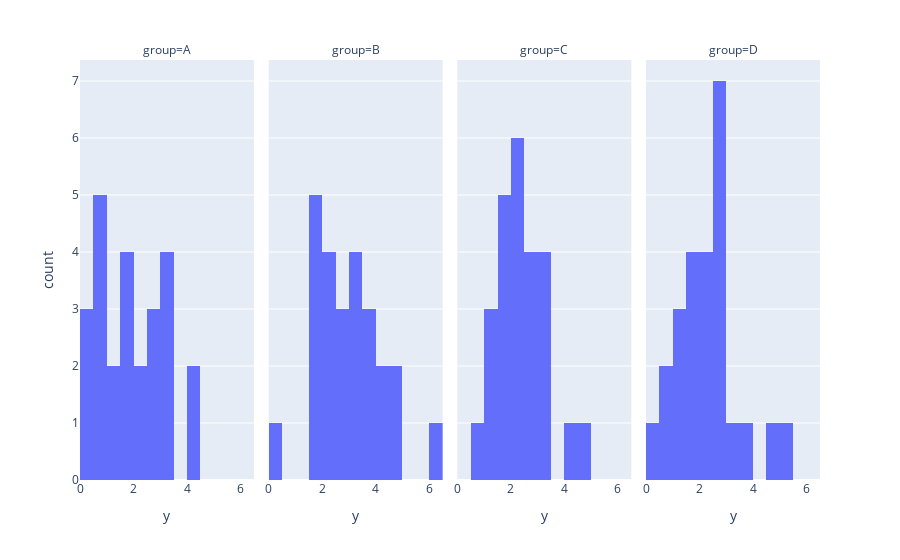

The notebook cell saved with this chart:
### Markdown cell above
## Histograms

### Code cell
# y histograms by group
plotly.express.histogram(data1, x = "y", facet_col = "group")

### Figure 1 — Plotly figure (JSON) as saved in the notebook; plotly's stock layout.template omitted (floating-point values rounded to 4 significant figures)
{"data": [{"alignmentgroup": "True", "bingroup": "x", "hoverlabel": {"namelength": 0}, "hovertemplate": "group=A<br>y=%{x}<br>count=%{y}", "legendgroup": "", "marker": {"color": "#636efa"}, "name": "", "offsetgroup": "", "orientation": "v", "showlegend": false, "type": "histogram", "x": [1.182, 2.743, 0.9445, 0.8131, 3.138, 0.8868, 3.416, 2.4, 1.98, 3.12, 3.135, 4.166, 2.406, 0.5052, 1.585, 0.2178, 2.835, 4.178, 1.673, 0.9816, 0.06166, 0.1133, 2.532, 1.605, 1.214], "xaxis": "x", "yaxis": "y"}, {"alignmentgroup": "True", "bingroup": "x", "hoverlabel": {"namelength": 0}, "hovertemplate": "group=B<br>y=%{x}<br>count=%{y}", "legendgroup": "", "marker": {"color": "#636efa"}, "name": "", "offsetgroup": "", "orientation": "v", "showlegend": false, "type": "histogram", "x": [2.813, 2.036, 4.314, 1.978, 3.962, 1.771, 1.98, 2.275, 4.167, 1.597, 6.327, 2.415, 1.544, 3.037, 2.799, 2.578, 0.4026, 3.042, 3.316, 2.482, 3.933, 3.349, 3.541, 4.553, 4.836], "xaxis": "x2", "yaxis": "y2"}, {"alignmentgroup": "True", "bingroup": "x", "hoverlabel": {"namelength": 0}, "hovertemplate": "group=C<br>y=%{x}<br>count=%{y}", "legendgroup": "", "marker": {"color": "#636efa"}, "name": "", "offsetgroup": "", "orientation": "v", "showlegend": false, "type": "histogram", "x": [2.73, 4.547, 1.954, 3.231, 2.542, 0.896, 2.412, 1.166, 1.597, 1.759, 2.398, 2.292, 2.165, 3.47, 1.901, 1.726, 2.205, 2.894, 4.312, 3.096, 1.385, 1.495, 2.487, 2.828, 3.363], "xaxis": "x3", "yaxis": "y3"}, {"alignmentgroup": "True", "bingroup": "x", "hoverlabel": {"namelength": 0}, "hovertemplate": "group=D<br>y=%{x}<br>count=%{y}", "legendgroup": "", "marker": {"color": "#636efa"}, "name": "", "offsetgroup": "", "orientation": "v", "showlegend": false, "type": "histogram", "x": [2.27, 2.563, 2.911, 2.12, 4.607, 0.9961, 1.927, 2.432, 3.823, 5.09, 1.757, 2.885, 2.316, 0.6882, 2.538, 1.013, 3.408, 2.709, 1.523, 2.958, 1.099, 1.556, 1.105, 2.651, 0.2129], "xaxis": "x4", "yaxis": "y4"}], "layout": {"annotations": [{"font": {}, "showarrow": false, "text": "group=A", "x": 0.1175, "xanchor": "center", "xref": "paper", "y": 1, "yanchor": "bottom", "yref": "paper"}, {"font": {}, "showarrow": false, "text": "group=B", "x": 0.3725, "xanchor": "center", "xref": "paper", "y": 1, "yanchor": "bottom", "yref": "paper"}, {"font": {}, "showarrow": false, "text": "group=C", "x": 0.6275, "xanchor": "center", "xref": "paper", "y": 1, "yanchor": "bottom", "yref": "paper"}, {"font": {}, "showarrow": false, "text": "group=D", "x": 0.8825, "xanchor": "center", "xref": "paper", "y": 1, "yanchor": "bottom", "yref": "paper"}], "barmode": "relative", "legend": {"tracegroupgap": 0}, "margin": {"t": 60}, "xaxis": {"anchor": "y", "domain": [0, 0.235], "title": {"text": "y"}}, "xaxis2": {"anchor": "y2", "domain": [0.255, 0.49], "matches": "x", "title": {"text": "y"}}, "xaxis3": {"anchor": "y3", "domain": [0.51, 0.745], "matches": "x", "title": {"text": "y"}}, "xaxis4": {"anchor": "y4", "domain": [0.765, 1.0], "matches": "x", "title": {"text": "y"}}, "yaxis": {"anchor": "x", "domain": [0, 1], "title": {"text": "count"}}, "yaxis2": {"anchor": "x2", "domain": [0, 1], "matches": "y", "showticklabels": false}, "yaxis3": {"anchor": "x3", "domain": [0, 1], "matches": "y", "showticklabels": false}, "yaxis4": {"anchor": "x4", "domain": [0, 1], "matches": "y", "showticklabels": false}}}
